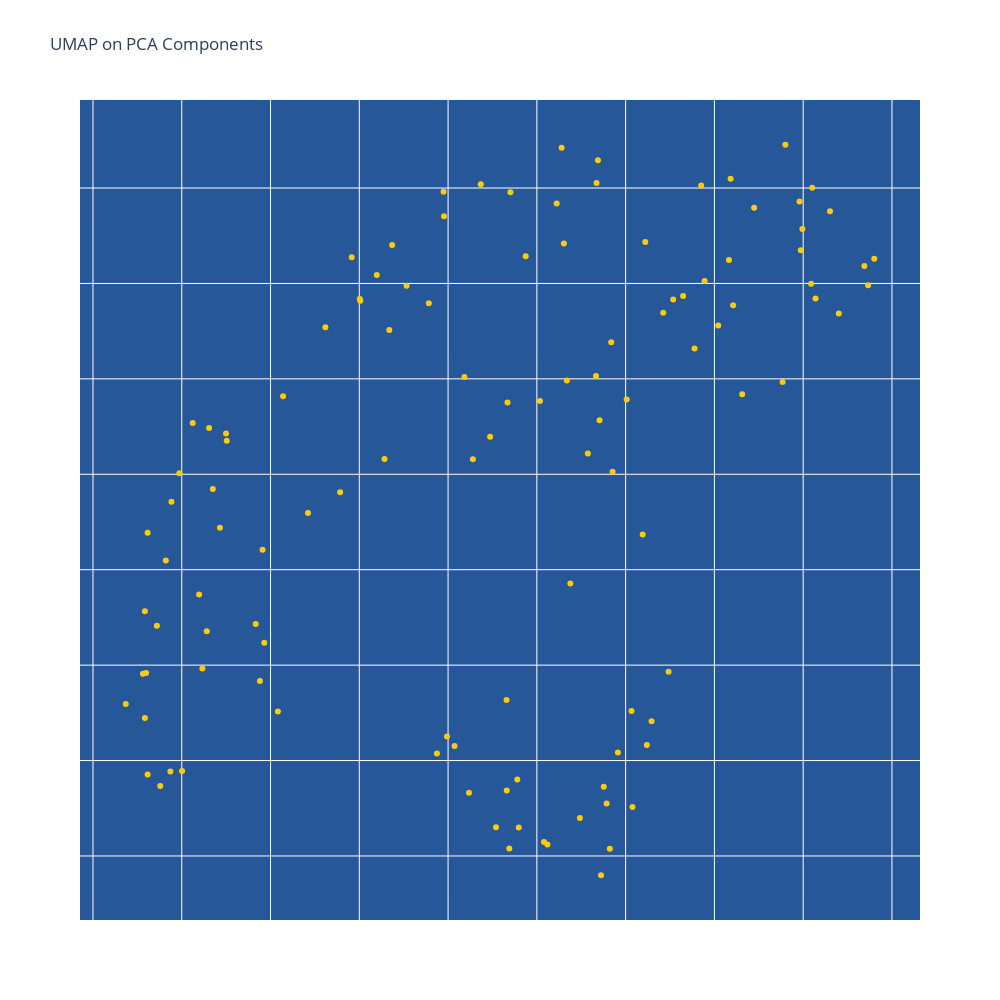

The notebook cell saved with this chart:
### Markdown cell above
# UMAP with PCA components
UMAP takes into account different dimensions and represnts the information in 2D. If you want smaller and more refined clusters, then use more components. But the starting number of components is usually based on the elbow plot.

### Code cell
# Run UMAP with PCA components
#pca_result = PCA().fit_transform(feature_matrix)
num_components = int(input('Enter the number of PCA components to use for UMAP after looking at the iteration and elbow plot: '))
pca_reduced_features = pca_result[:, :num_components]
umap_result = UMAP(random_state=123).fit_transform(pca_reduced_features)
umap_df_pca = pd.DataFrame(umap_result, columns=["V1", "V2"])
umap_df_pca['Faculty_Full_Name'] = raw_data['Faculty_Full_Name']
umap_df_pca = umap_df_pca.merge(top_mesh_terms_df, on='Faculty_Full_Name', how='left')
fig = px.scatter(umap_df_pca, x="V1", y="V2", title="UMAP on PCA Components", hover_name="Faculty_Full_Name",
                 hover_data={"V1": False, "V2": False,
                             'Top_Mesh_Terms': True},
                 width=1000, height=1000, color_discrete_sequence=['#fecc07'])
fig_show(fig)

### Figure 1 — Plotly figure (JSON) as saved in the notebook; plotly's stock layout.template omitted (floating-point values rounded to 4 significant figures; data arrays with more than 128 entries replaced by an {"elided": "..."} marker saying what was removed)
{"data": [{"customdata": {"elided": "114 rows, 495 str values in total"}, "hovertemplate": "<b>%{hovertext}</b><br><br>Top_Mesh_Terms=%{customdata[0]}<extra></extra>", "hovertext": ["Allison, Steven", "Arora, Kavita", "Atwood, Scott", "Azizi, Emanuel", "Baker, Nicholas", "Bardwell, Lee", "Blumberg, Bruce", "Blurton-Jones, Mathew", "Bracken, Matthew", "Briscoe, Adriana", "Burley, Nancy", "Busciglio, Jorge", "Cahill, Larry", "Cho, Ken", "Chrastil, Elizabeth", "Cinquin, Olivier", "Cocco, Melanie", "Cohen-Cory, Susana", "Connor, Kwasi", "Cramer, Karina", "Daley, Monica", "Donovan, Peter", "Drayman, Nir", "Edinger, Aimee", "Emerson, J.J.", "Eom, Dae Seok", "Faiola, Celia", "Fortin, Norbert", "Fowler, Christie", "Frank, Steven", "Frostig, Ron", "Fruman, David", "Gaut, Brandon", "German, Donovan", "Gershon, Paul", "Glabe, Charles", "Gonen, Shane", "Goulding, Celia", "Green, Kim", "Green, Michael", "Grill, Joshua", "Gross, Steven", "Halbrook, Christopher", "Hammer, Tobin", "Hu, Yilin", "Hughes, Christopher", "Huxman, Travis", "Inlay, Matthew", "James, Anthony", "Kawas, Claudia", "Kim, Seungsoo", "Kong, Mei", "Konieczny, Piotr", "Kvon, Evgeny", "LaFerla, Frank", "Lamb, Joleah", "Lander, Arthur", "Lane, Thomas", "Lara-Gonzalez, Pablo", "Lee, Grace", "Lodoen, Melissa", "Long, Anthony", "Luo, Ray", "Lur, Gyorgy", "Lutterschmidt, Deborah", "MacGregor, Grant", "Mahler, Stephen", "Martinez, Christopher", "Martiny, Adam", "Martiny, Jennifer", "McHenry, Matthew", "McNaughton, Bruce", "McNulty, Reginald", "Metherate, Raju", "Mooney, Kailen", "Morehouse, Benjamin", "Morrissette, Naomi", "Mortazavi, Ali", "Nicholas, Dequina", "Nie, Qing", "Parsons, Michael", "Pizzagalli, Diego", "Plikus, Maksim", "Ranz, Jose", "Razorenova, Olga", "Rebolleda-Gomez, Maria", "Ribbe, Markus", "Rodriguez Verdugo, Alejandra", "Schechtman-Drayman, Eitan", "Schilling, Thomas", "Shi, Xiaoyu", "Sorte, Cascade", "Stark, Craig", "Striedter, Georg", "Suetterlin, Christine", "Sumikawa, Katumi", "Sun, Sha", "Swarup, Vivek", "Symons, Celia", "Tenner, Andrea", "Thompson-Peer, Katherine", "Thompson, Leslie", "Thornton, Kevin", "Tinoco, Roberto", "Treseder, Kathleen", "Tsai, Shiou-Chuan", "Walsh, Craig", "Wang, Wenqi", "Warrior, Rahul", "Whiteson, Katrine", "Wiles, Travis", "Wood, Marcelo", "Xue, Katherine", "Yassa, Michael"], "legendgroup": "", "marker": {"color": "#fecc07", "symbol": "circle"}, "mode": "markers", "name": "", "orientation": "v", "showlegend": false, "type": "scatter", "x": [3.43, 7.673, 7.706, 2.872, 5.005, 6.702, 7.786, 7.754, 2.598, 3.35, 4.915, 10.09, 10.8, 7.338, 6.368, 9.973, 5.954, 8.851, 4.618, 7.688, 2.758, 9.043, 8.012, 5.37, 3.499, 6.69, 2.884, 5.338, 9.991, 3.88, 9.183, 8.423, 3.196, 6.236, 8.536, 7.853, 6.78, 6.474, 7.913, 8.221, 10.14, 4.142, 7.822, 5.987, 6.874, 7.035, 2.585, 9.313, 5.783, 10.73, 5.532, 8.647, 5.011, 3.507, 9.768, 2.821, 7.484, 8.292, 7.666, 4.422, 8.077, 3.91, 6.184, 3.308, 2.369, 7.377, 7.224, 3.004, 2.72, 5.874, 2.616, 5.949, 8.066, 9.959, 3.929, 4.784, 6.669, 9.211, 6.279, 7.081, 6.661, 5.197, 7.119, 3.232, 8.89, 3.833, 7.304, 3.282, 10.1, 6.796, 10.4, 2.562, 10.69, 4.083, 7.574, 10.3, 5.284, 8.239, 2.616, 8.192, 3.123, 8.776, 2.585, 8.484, 2.972, 7.838, 7.723, 9.164, 7.279, 6.658, 6.54, 9.447, 6.073, 9.799], "xaxis": "x", "y": [15.72, 17.53, 16.28, 14.44, 16.92, 17.48, 14.28, 14.36, 14.96, 15.92, 17.14, 17.0, 17.13, 16.49, 17.52, 17.17, 17.35, 17.51, 16.77, 17.65, 14.37, 16.78, 16.39, 17.2, 16.21, 14.04, 15.86, 16.76, 17.29, 14.92, 17.55, 16.85, 15.37, 14.33, 16.92, 16.01, 14.4, 16.2, 14.54, 17.22, 16.92, 16.41, 14.04, 14.63, 17.14, 16.38, 15.28, 16.42, 16.9, 16.99, 16.99, 16.93, 16.91, 16.18, 16.48, 15.55, 14.2, 14.71, 16.52, 15.8, 14.26, 15.6, 16.51, 16.24, 14.8, 15.43, 17.42, 14.44, 15.21, 14.54, 14.43, 17.48, 14.76, 17.43, 15.12, 15.91, 16.38, 16.89, 16.08, 14.07, 14.34, 17.04, 14.06, 14.98, 17.01, 15.22, 17.21, 15.18, 17.5, 14.15, 16.84, 14.95, 17.09, 14.76, 16.11, 17.38, 16.08, 14.58, 15.69, 15.68, 16.27, 16.66, 14.72, 14.97, 16.01, 16.69, 13.9, 17.12, 17.71, 14.82, 14.15, 17.4, 14.58, 17.73], "yaxis": "y"}], "layout": {"height": 1000, "legend": {"tracegroupgap": 0}, "plot_bgcolor": "#255799", "title": {"text": "UMAP on PCA Components"}, "width": 1000, "xaxis": {"anchor": "y", "domain": [0, 1], "showticklabels": false, "title": {"text": ""}}, "yaxis": {"anchor": "x", "domain": [0, 1], "showticklabels": false, "title": {"text": ""}}}}
